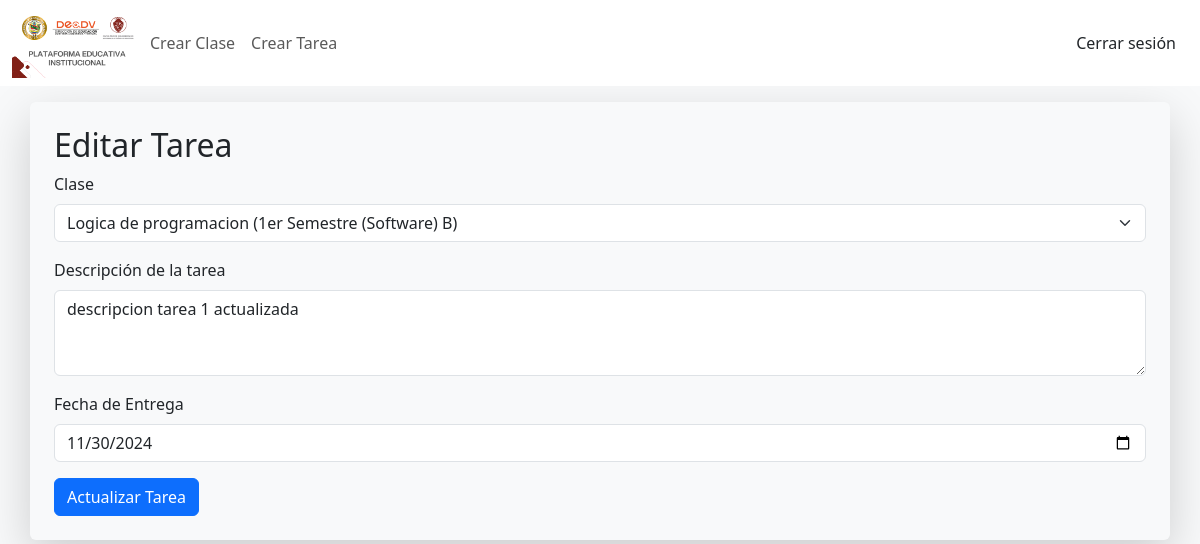
Page /b_profesor/editar_tarea.php?id=1 (signed in) on the committed database.
### tables this page shows
CREATE TABLE `tareas` (
  `id` int(11) NOT NULL AUTO_INCREMENT,
  `clase_id` int(11) NOT NULL,
  `descripcion` text NOT NULL,
  `fecha_entrega` date NOT NULL,
  PRIMARY KEY (`id`),
  KEY `clase_id` (`clase_id`),
  CONSTRAINT `tareas_ibfk_1` FOREIGN KEY (`clase_id`) REFERENCES `clases` (`id`) ON DELETE CASCADE
);

### b_profesor/editar_tarea.php (the view, shortened to what this page needs)
<?php
$conn = Conexion();
if (isset($_GET['id'])) {
    $tareaId = $_GET['id'];
    $stmt = $conn->prepare("SELECT t.id, t.descripcion, t.fecha_entrega, c.id AS clase_id, c.tema AS clase_nombre, m.id AS materia_id, m.nombre AS materia_nombre, cl.id AS curso_id, cl.nombre AS curso_nombre
                            FROM tareas t
                            JOIN clases c ON t.clase_id = c.id
                            JOIN materias m ON c.materia_id = m.id
                            JOIN cursos cl ON m.curso_id = cl.id
                            WHERE t.id = :id");
    $stmt->bindValue(':id', $tareaId);
    $stmt->execute();
    $tarea = $stmt->fetch(PDO::FETCH_ASSOC);
} else {
    die('ID de tarea no especificado');
}
$stmt = $conn->prepare("SELECT c.id, m.nombre AS materia_nombre, cl.nombre AS curso_nombre
                        FROM clases c
                        JOIN materias m ON c.materia_id = m.id
                        JOIN cursos cl ON m.curso_id = cl.id");
$stmt->execute();
$clases = $stmt->fetchAll(PDO::FETCH_ASSOC);
?>
<!DOCTYPE html>
<html lang="es">
<head>
    <link href="../css/bootstrap.css" rel="stylesheet">
</head>
<body class="bg-body-tertiary">
<nav class="navbar navbar-expand-lg bg-white">
  <div class="container-fluid">
  <img src="../img/nav.png" alt="Logo" width="130" height="70" class="d-inline-block align-text-top">
    <div class="collapse navbar-collapse" id="navbarNav">
      <ul class="navbar-nav">
        <li class="nav-item">
          <a class="nav-link" href="crear_clase.php">Crear Clase</a>
        </li>
        <li class="nav-item">
          <a class="nav-link" href="crear_tarea.php">Crear Tarea</a>
        </li>
      </ul>
      <a class="nav-link end-0 position-absolute me-4" href="../php/csesion.php">Cerrar sesión</a>
    </div>
  </div>
</nav>
<div class="container shadow-lg rounded p-4 mt-3">
    <h2>Editar Tarea</h2>
    <form method="POST" action="">
        <div class="mb-3">
            <label for="clase_id" class="form-label">Clase</label>
            <select class="form-select" id="clase_id" name="clase_id" required>
                <?php foreach ($clases as $clase): ?>
                    <option value="<?= htmlspecialchars($clase['id']) ?>" <?= $clase['id'] == $tarea['clase_id'] ? 'selected' : '' ?>>
                        <?= htmlspecialchars($clase['materia_nombre']) ?> (<?= htmlspecialchars($clase['curso_nombre']) ?>)
                    </option>
                <?php endforeach; ?>
            </select>
        </div>
        <div class="mb-3">
            <label for="descripcion" class="form-label">Descripción de la tarea</label>
            <textarea class="form-control" id="descripcion" name="descripcion" rows="3" required><?= htmlspecialchars($tarea['descripcion']) ?></textarea>
        </div>
        <div class="mb-3">
            <label for="fecha_entrega" class="form-label">Fecha de Entrega</label>
            <input type="date" class="form-control" id="fecha_entrega" name="fecha_entrega" value="<?= htmlspecialchars($tarea['fecha_entrega']) ?>" required>
        </div>
        <button type="submit" class="btn btn-primary">Actualizar Tarea</button>
    </form>
</div>
</body>
</html>

### rows in the picture
tareas: descripcion "descripcion tarea 1 actualizada", fecha_entrega "11/30/2024"

### other values in the picture
form field clase_id "Logica de programacion (1er Semestre (Software) B)"
